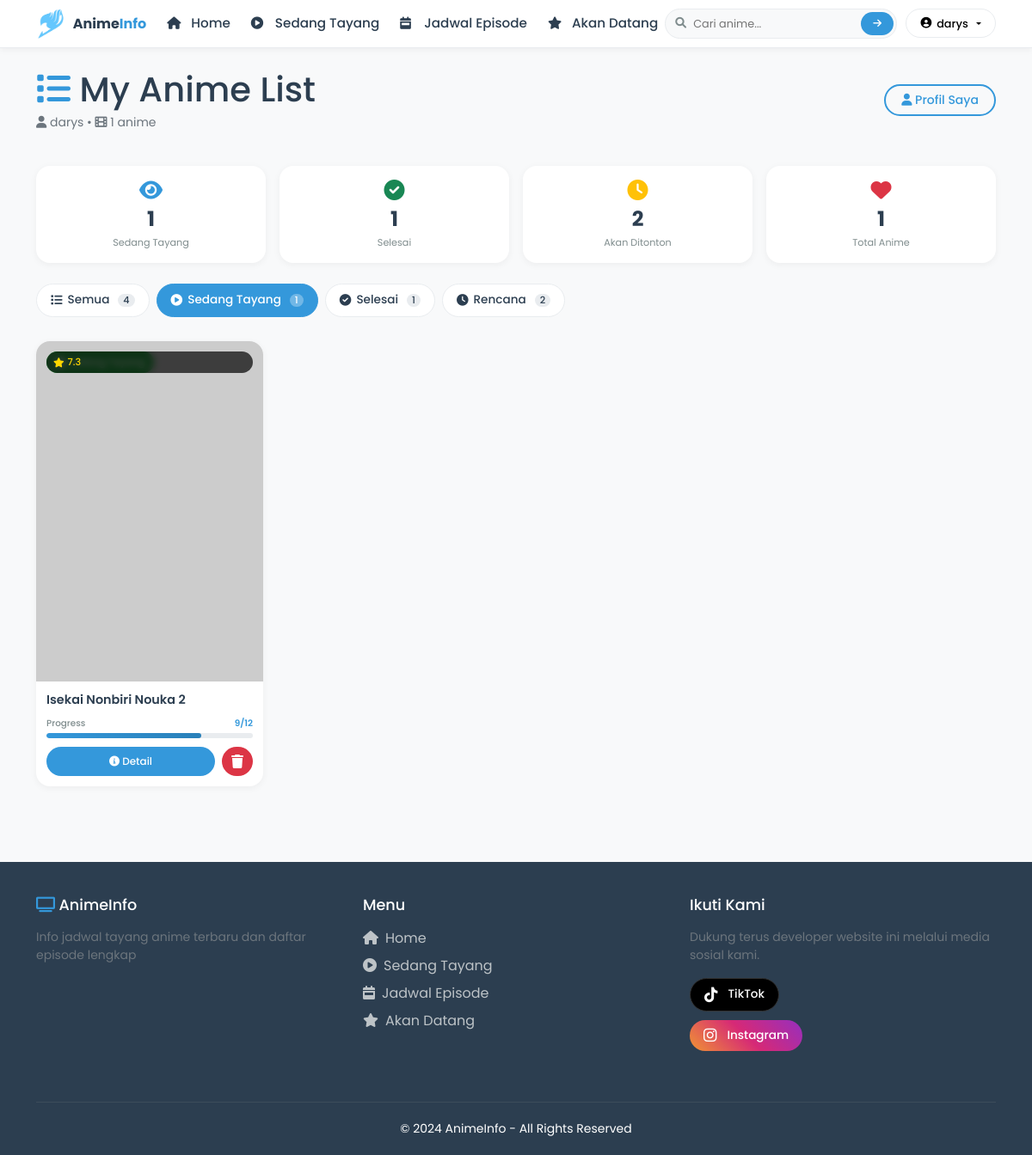
/mylist.php?status=watching (signed in), run on the app's committed database.
### tables this page shows
CREATE TABLE `user_anime_list` (
  `id` int NOT NULL,
  `user_id` int NOT NULL,
  `anime_id` int NOT NULL,
  `anime_title` varchar(255) NOT NULL,
  `anime_image` varchar(500) DEFAULT NULL,
  `anime_score` decimal(3,1) DEFAULT NULL,
  `anime_status` enum('watching','completed','planned','dropped','on_hold') DEFAULT 'planned',
  `anime_progress` int DEFAULT '0',
  `anime_total_episodes` int DEFAULT '0',
  `added_at` timestamp NULL DEFAULT CURRENT_TIMESTAMP,
  `updated_at` timestamp NULL DEFAULT CURRENT_TIMESTAMP ON UPDATE CURRENT_TIMESTAMP
);

### config/auth.php (called while the page is built, shortened)
<?php
class Auth {
    public function __construct() {
        $this->db = new Database();
    }
    public function isLoggedIn() {
        if (session_status() === PHP_SESSION_ACTIVE) {
            return isset($_SESSION['user_id']) && isset($_SESSION['logged_in']) && $_SESSION['logged_in'] === true;
        }
        return false;
    }
    public function getCurrentUser() {
        if ($this->isLoggedIn()) {
            return [
                'id' => $_SESSION['user_id'],
                'username' => $_SESSION['username'],
                'email' => $_SESSION['email'],
                'avatar' => $_SESSION['avatar'] ?? 'default-avatar.png'
            ];
        }
        return null;
    }
}
?>

### config/database.example.php (called while the page is built, shortened)
<?php
class Database {
    private $host = 'localhost';
    private $db_name = 'anime_db';
    private $username = 'root';
    private $password = '';
    public function getConnection() {
        $this->conn = null;
        try {
            $this->conn = new PDO(
                "mysql:host=" . $this->host . ";dbname=" . $this->db_name,
                $this->username,
                $this->password
            );
            $this->conn->setAttribute(PDO::ATTR_ERRMODE, PDO::ERRMODE_EXCEPTION);
            $this->conn->exec("set names utf8");
        } catch(PDOException $e) {
            error_log("Connection error: " . $e->getMessage());
        }
        return $this->conn;
    }
}
?>

### config/anime_list.php (called while the page is built, shortened)
<?php
class AnimeList {
    private $conn;
    public function __construct() {
        $this->db = new Database();
        $this->conn = $this->db->getConnection();
    }
    public function getUserAnimeList($user_id, $status = null, $limit = 24, $offset = 0) {
        try {
            $query = "SELECT * FROM user_anime_list WHERE user_id = :user_id";
            if ($status && $status != 'all') {
                $query .= " AND anime_status = :status";
            }
            $query .= " ORDER BY added_at DESC LIMIT :limit OFFSET :offset";
            $stmt = $this->conn->prepare($query);
            $stmt->bindParam(':user_id', $user_id);
            if ($status && $status != 'all') {
                $stmt->bindParam(':status', $status);
            }
            $stmt->bindParam(':limit', $limit, PDO::PARAM_INT);
            $stmt->bindParam(':offset', $offset, PDO::PARAM_INT);
            $stmt->execute();
            return $stmt->fetchAll(PDO::FETCH_ASSOC);
        } catch(PDOException $e) {
            error_log("Get User Anime List Error: " . $e->getMessage());
            return [];
        }
    }
    public function getListCount($user_id, $status = null) {
        try {
            $query = "SELECT COUNT(*) as total FROM user_anime_list WHERE user_id = :user_id";
            if ($status && $status != 'all') {
                $query .= " AND anime_status = :status";
            }
            $stmt = $this->conn->prepare($query);
            $stmt->bindParam(':user_id', $user_id);
            if ($status && $status != 'all') {
                $stmt->bindParam(':status', $status);
            }
            $stmt->execute();
            $result = $stmt->fetch(PDO::FETCH_ASSOC);
            return $result['total'];
        } catch(PDOException $e) {
            error_log("Get List Count Error: " . $e->getMessage());
            return 0;
        }
    }
}
?>

### mylist.php (the view, shortened to what this page needs)
<?php
require_once 'config/auth.php';
require_once 'config/anime_list.php';
include 'includes/header.php';
$auth = new Auth();
$animeList = new AnimeList();
$user = $auth->getCurrentUser();
$status = isset($_GET['status']) ? $_GET['status'] : 'all';
$page = isset($_GET['page']) ? (int)$_GET['page'] : 1;
$limit = 12;
$offset = ($page - 1) * $limit;
$animes = [];
$totalCount = 0;
if ($status === 'all') {
    $animes = $animeList->getUserAnimeList($user['id'], null, $limit, $offset);
    $totalCount = $animeList->getListCount($user['id']);
} else {
    $animes = $animeList->getUserAnimeList($user['id'], $status, $limit, $offset);
    $totalCount = $animeList->getListCount($user['id'], $status);
}
$statusLabels = [
    'watching' => 'Sedang Tayang',
    'completed' => 'Selesai',
    'planned' => 'Akan Ditonton',
    'dropped' => 'Berhenti',
    'on_hold' => 'Ditunda'
];
$statusIcons = [
    'watching' => 'fa-play-circle',
    'completed' => 'fa-check-circle',
    'planned' => 'fa-clock',
    'dropped' => 'fa-times-circle',
    'on_hold' => 'fa-pause-circle'
];
?>
<div class="mylist-page">
    <div class="mylist-header mb-4">
        <div class="d-flex flex-column flex-md-row justify-content-between align-items-start align-items-md-center gap-3">
            <div>
                <h1 class="mb-1">
                    <i class="fas fa-list text-primary"></i>
                    My Anime List
                </h1>
                <p class="text-muted small mb-0">
                    <i class="fas fa-user"></i> <?php echo htmlspecialchars($user['username']); ?> •
                    <i class="fas fa-film"></i> <?php echo $totalCount; ?> anime
                </p>
            </div>
            <a href="profile.php" class="btn btn-outline-primary btn-sm">
                <i class="fas fa-user"></i> Profil Saya
            </a>
        </div>
    </div>
    <div class="row stats-row g-2 g-md-3 mb-4">
        <div class="col-6 col-md-3">
            <div class="stat-card text-center p-2 p-md-3">
                <div class="stat-icon">
                    <i class="fas fa-eye text-primary"></i>
                </div>
                <div class="stat-value"><?php echo $animeList->getListCount($user['id'], 'watching'); ?></div>
                <div class="stat-label">Sedang Tayang</div>
            </div>
        </div>
        <div class="col-6 col-md-3">
            <div class="stat-card text-center p-2 p-md-3">
                <div class="stat-icon">
                    <i class="fas fa-check-circle text-success"></i>
                </div>
                <div class="stat-value"><?php echo $animeList->getListCount($user['id'], 'completed'); ?></div>
                <div class="stat-label">Selesai</div>
            </div>
        </div>
        <div class="col-6 col-md-3">
            <div class="stat-card text-center p-2 p-md-3">
                <div class="stat-icon">
                    <i class="fas fa-clock text-warning"></i>
                </div>
                <div class="stat-value"><?php echo $animeList->getListCount($user['id'], 'planned'); ?></div>
                <div class="stat-label">Akan Ditonton</div>
            </div>
        </div>
        <div class="col-6 col-md-3">
            <div class="stat-card text-center p-2 p-md-3">
                <div class="stat-icon">
                    <i class="fas fa-heart text-danger"></i>
                </div>
                <div class="stat-value"><?php echo $totalCount; ?></div>
                <div class="stat-label">Total Anime</div>
            </div>
        </div>
    </div>
    <div class="filter-tabs-wrapper mb-4">
        <div class="filter-tabs-scroll">
            <div class="filter-tabs d-flex gap-2">
                <a href="?status=all" class="filter-tab <?php echo $status === 'all' ? 'active' : ''; ?>">
                    <i class="fas fa-list"></i>
                    <span>Semua</span>
                    <span class="badge"><?php echo $animeList->getListCount($user['id']); ?></span>
                </a>
                <a href="?status=watching" class="filter-tab <?php echo $status === 'watching' ? 'active' : ''; ?>">
                    <i class="fas fa-play-circle"></i>
                    <span>Sedang Tayang</span>
                    <span class="badge"><?php echo $animeList->getListCount($user['id'], 'watching'); ?></span>
                </a>
                <a href="?status=completed" class="filter-tab <?php echo $status === 'completed' ? 'active' : ''; ?>">
                    <i class="fas fa-check-circle"></i>
                    <span>Selesai</span>
                    <span class="badge"><?php echo $animeList->getListCount($user['id'], 'completed'); ?></span>
                </a>
                <a href="?status=planned" class="filter-tab <?php echo $status === 'planned' ? 'active' : ''; ?>">
                    <i class="fas fa-clock"></i>
                    <span>Rencana</span>
                    <span class="badge"><?php echo $animeList->getListCount($user['id'], 'planned'); ?></span>
                </a>
            </div>
        </div>
    </div>
    <?php if (empty($animes)): ?>
        <div class="empty-state text-center py-5">
            <div class="empty-icon">
                <i class="fas fa-folder-open fa-4x text-muted"></i>
            </div>
            <h4 class="mt-3">Belum ada anime di list Anda</h4>
            <p class="text-muted">Mulai tambahkan anime favorit Anda dengan mengklik tombol "Tambah ke My List" di halaman detail anime.</p>
            <a href="airing.php" class="btn btn-primary mt-2">
                <i class="fas fa-search"></i> Jelajahi Anime
            </a>
        </div>
    <?php else: ?>
        <div class="anime-list-grid">
            <?php foreach ($animes as $anime): ?>
                <div class="anime-list-card" onclick="window.location.href='detail.php?id=<?php echo $anime['anime_id']; ?>'">
                    <div class="card-image">
                        <img src="<?php echo $anime['anime_image']; ?>"
                             alt="<?php echo htmlspecialchars($anime['anime_title']); ?>"
                             onerror="this.src='https://via.placeholder.com/300x450?text=No+Image'">
                        <div class="status-badge status-<?php echo $anime['anime_status']; ?>">
                            <i class="fas <?php echo $statusIcons[$anime['anime_status']] ?? 'fa-tv'; ?>"></i>
                            <span><?php echo $statusLabels[$anime['anime_status']] ?? $anime['anime_status']; ?></span>
                        </div>
                        <?php if ($anime['anime_score']): ?>
                        <div class="score-badge">
                            <i class="fas fa-star"></i> <?php echo number_format($anime['anime_score'], 1); ?>
                        </div>
                        <?php endif; ?>
                    </div>
                    <div class="card-content">
                        <h3 class="anime-title"><?php echo htmlspecialchars($anime['anime_title']); ?></h3>
                        <?php if ($anime['anime_total_episodes'] > 0 && $anime['anime_progress'] > 0): ?>
                        <div class="progress-container">
                            <div class="progress-info">
                                <span class="progress-label">Progress</span>
                                <span class="progress-value"><?php echo $anime['anime_progress']; ?>/<?php echo $anime['anime_total_episodes']; ?></span>
                            </div>
                            <div class="progress-bar-wrapper">
                                <div class="progress-bar-fill" style="width: <?php echo ($anime['anime_progress'] / $anime['anime_total_episodes']) * 100; ?>%"></div>
                            </div>
                        </div>
                        <?php endif; ?>
                        <div class="card-actions">
                            <a href="detail.php?id=<?php echo $anime['anime_id']; ?>" class="btn-detail">
                                <i class="fas fa-info-circle"></i> Detail
                            </a>
                            <button class="btn-remove" onclick="event.stopPropagation(); removeAnime(<?php echo $anime['anime_id']; ?>, '<?php echo addslashes($anime['anime_title']); ?>')">
                                <i class="fas fa-trash"></i>
                            </button>
                        </div>
                    </div>
                </div>
            <?php endforeach; ?>
        </div>
    <?php endif; ?>
</div>
<?php include 'includes/footer.php'; ?>

### css/style.css (style rules this page uses)
:root { --primary-color: #3498db; --primary-dark: #2980b9; --primary-light: #ebf5ff; --primary-soft: #d6eaf8; --secondary-color: #2c3e50; --accent-color: #e74c3c; --text-dark: #2c3e50; --text-light: #7f8c8d; --text-muted: #95a5a6; --bg-white: #ffffff; --bg-light: #f8f9fa; --bg-gray: #f1f2f6; --border-color: #e9ecef; --shadow-sm: 0 2px 8px rgba(0, 0, 0, 0.05); --shadow-md: 0 4px 12px rgba(0, 0, 0, 0.08); --shadow-lg: 0 8px 24px rgba(0, 0, 0, 0.12); --shadow-xl: 0 20px 35px -12px rgba(0, 0, 0, 0.2); }
* { margin: 0; padding: 0; box-sizing: border-box; }
body { font-family: 'Poppins', 'Segoe UI', Tahoma, Geneva, Verdana, sans-serif; background: var(--bg-light); color: var(--text-dark); min-height: 100vh; display: flex; flex-direction: column; line-height: 1.5; }
.score-badge { position: absolute; top: 12px; left: 12px; background: rgba(0, 0, 0, 0.75); backdrop-filter: blur(4px); padding: 4px 10px; border-radius: 30px; font-size: 0.85rem; font-weight: 600; color: #ffd700; display: flex; align-items: center; gap: 4px; z-index: 2; }
.score-badge i { font-size: 0.7rem; }
.card-content { padding: 16px; flex: 1; display: flex; flex-direction: column; }
.anime-title { margin-bottom: 4px; }
.btn-outline-primary { border: 2px solid var(--primary-color); background: transparent; color: var(--primary-color); border-radius: 50px; padding: 6px 18px; font-weight: 500; transition: all 0.3s ease; }
.badge { padding: 4px 10px; border-radius: 50px; font-weight: 500; }
.text-primary { color: var(--primary-color) !important; }

### includes/header.php (style rules this page uses)
* { margin: 0; padding: 0; box-sizing: border-box; }
body { font-family: 'Poppins', sans-serif; overflow-x: hidden; }

### data on the page
user_anime_list: anime_status "Sedang Tayang", anime_score "7.3", anime_title "Isekai Nonbiri Nouka 2", anime_progress "9", anime_total_episodes "12"

### other printed values
$currentUser['username'] "darys"
$user['username'] "darys"
$totalCount "1"
$animeList->getListCount($user['id'], 'watching') "1"
$animeList->getListCount($user['id'], 'completed') "1"
$animeList->getListCount($user['id'], 'planned') "2"
$animeList->getListCount($user['id']) "4"
